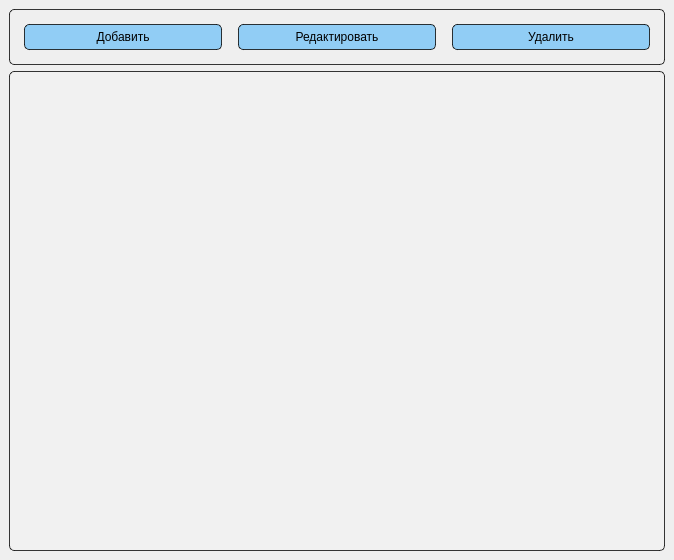
<?xml version="1.0" encoding="UTF-8"?>
<ui version="4.0">
 <class>RefPartsForm</class>
 <widget class="QMainWindow" name="RefPartsForm">
  <property name="geometry">
   <rect>
    <x>0</x>
    <y>0</y>
    <width>674</width>
    <height>560</height>
   </rect>
  </property>
  <property name="windowTitle">
   <string>Справочник зап. частей</string>
  </property>
  <widget class="QWidget" name="centralwidget">
   <property name="styleSheet">
    <string notr="true"/>
   </property>
   <layout class="QVBoxLayout" name="verticalLayout">
    <item>
     <widget class="QFrame" name="">
      <property name="styleSheet">
       <string notr="true">color: black;
border: 1px solid rgba(0, 0, 0, 200);
border-radius : 5px;</string>
      </property>
      <layout class="QHBoxLayout" name="horizontalLayout">
       <item>
        <widget class="QPushButton" name="btn_add">
         <property name="styleSheet">
          <string notr="true">QPushButton {
font: 10pt &quot;Arial&quot;;
background-color: rgba(0, 153, 255, 100);
margin: 5px;
padding: 5px;
}
QPushButton:hover {
background-color: rgba(2, 144, 0, 100);
color:white;
}
QPushButton:pressed {
background-color: rgba(2, 144, 0, 150);
color:white;
}</string>
         </property>
         <property name="text">
          <string>Добавить</string>
         </property>
        </widget>
       </item>
       <item>
        <widget class="QPushButton" name="btn_edit">
         <property name="styleSheet">
          <string notr="true">QPushButton {
font: 10pt &quot;Arial&quot;;
background-color: rgba(0, 153, 255, 100);
margin: 5px;
padding: 5px;
}
QPushButton:hover {
background-color: rgba(2, 144, 0, 100);
color:white;
}
QPushButton:pressed {
background-color: rgba(2, 144, 0, 150);
color:white;
}</string>
         </property>
         <property name="text">
          <string>Редактировать</string>
         </property>
        </widget>
       </item>
       <item>
        <widget class="QPushButton" name="btn_del">
         <property name="styleSheet">
          <string notr="true">QPushButton {
font: 10pt &quot;Arial&quot;;
background-color: rgba(0, 153, 255, 100);
margin: 5px;
padding: 5px;
}
QPushButton:hover {
background-color: rgba(2, 144, 0, 100);
color:white;
}
QPushButton:pressed {
background-color: rgba(2, 144, 0, 150);
color:white;
}</string>
         </property>
         <property name="text">
          <string>Удалить</string>
         </property>
        </widget>
       </item>
      </layout>
     </widget>
    </item>
    <item>
     <widget class="QTableView" name="tableView">
      <property name="styleSheet">
       <string notr="true">QTableView {
 background-color: rgba(255, 255, 255, 30);
 border: 1px solid rgba(0, 0, 0, 200);
 color: black;
 border-radius : 5px;
}

QTableView::section {
 background-color: rgba(30, 144, 255, 100);
 color: black;
 font-weight: bold;
 border: 1px solid rgba(0, 0, 0, 200);
 height: 40px;
 border-radius : 5px;
}

QTableView::item:selected{
	border: none;
	color: rgb(0, 0, 0);
    background-color: rgba(30, 144, 255, 50);
}</string>
      </property>
     </widget>
    </item>
   </layout>
  </widget>
 </widget>
 <resources/>
 <connections/>
</ui>
